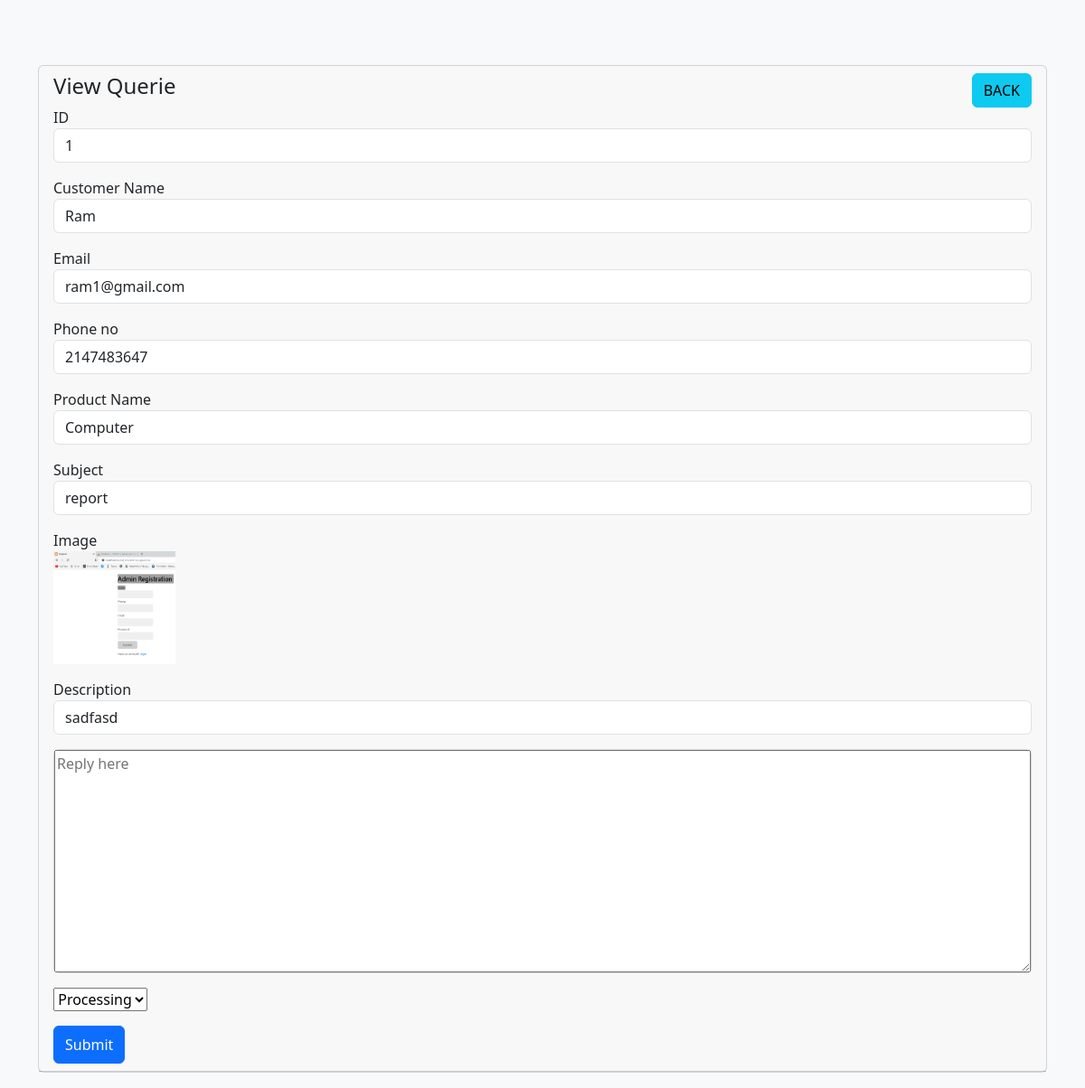
Screenshot of /queries/query_view.php?viewid=1 (signed in) with the database file from the repository.
### tables this page shows
CREATE TABLE `customer_queries` (
  `id` int(11) NOT NULL,
  `subject` varchar(255) NOT NULL,
  `product_id` int(11) NOT NULL,
  `customer_id` int(11) NOT NULL,
  `description` varchar(225) NOT NULL,
  `image` varchar(255) DEFAULT NULL
);

CREATE TABLE `customers` (
  `id` int(11) NOT NULL,
  `name` varchar(200) NOT NULL,
  `description` text DEFAULT NULL,
  `email` varchar(200) NOT NULL,
  `phone` int(11) NOT NULL,
  `created_at` timestamp NOT NULL DEFAULT current_timestamp() ON UPDATE current_timestamp()
);

CREATE TABLE `products` (
  `id` int(11) NOT NULL,
  `product_name` varchar(255) NOT NULL,
  `description` text DEFAULT NULL,
  `created_at` timestamp NOT NULL DEFAULT current_timestamp() ON UPDATE current_timestamp()
);

### queries/query_view.php (the view, shortened to what this page needs)
<!DOCTYPE html>
<html lang="en">
<head>
  <link href="https://cdn.jsdelivr.net/npm/bootstrap@5.3.0/dist/css/bootstrap.min.css" rel="stylesheet">
</head>
<body class="d-flex align-items-center py-4 bg-body-tertiary">
<div class="container mt-5">
            <div class="row">
                 <div class="col-md-12">
                 <div class="card">
                    <div class="card-header">
                        <h4>View Querie
                        <a href="qdis.php" class="btn btn-info float-end">BACK</a>
                        </h4>
<?php
        include '../include/connect.php';
        if(isset($_GET['viewid'])){
        $sql="SELECT
    customer_queries.id,
    customer_queries.subject,
    products.product_name as product_name,
    products.id as product_id,
    customers.name as customer_name,
    customers.id as customer_id,
    customers.email as customer_email,
    customers.phone as customer_phone,
    customer_queries.image,
    customer_queries.description
    FROM ((customer_queries
    INNER JOIN products ON customer_queries.product_id = products.id)
    INNER JOIN customers ON customer_queries.customer_id = customers.id)";
        $result=mysqli_query($con,$sql);
        if(mysqli_num_rows($result)>0){
        $row=mysqli_fetch_assoc($result);
        ?>
             <div class="mb-3">
                <label>ID</label>
                <p class="form-control">
                <?php echo $row['id'];?>
                </p>
            </div>
            <div class="mb-3">
                <label>Customer Name</label>
                <p class="form-control">
                <?php echo $row['customer_name'];?>
                </p>
            </div>
            <div class="mb-3">
                <label>Email</label>
                <p class="form-control">
                <?php echo $row['customer_email'];?>
                </p>
            </div>
            <div class="mb-3">
                <label>Phone no</label>
                <p class="form-control">
                <?php echo $row['customer_phone'];?>
                </p>
            </div>
            <div class="mb-3">
            <label>Product Name</label>
                <p class="form-control">
                <?php echo $row['product_name'];?>
                </p>
        </div>
                <div class="mb-3">
                <label>Subject</label>
                <p class="form-control">
                <?php echo $row['subject'];?>
                </p>
            </div>
                <div class="mb-3">
                <label>Image</label>
                <p class="">
                <img src="<?php echo "../".$row['image']; ?>" width="135" height="125">
                </p>
                </div>
            <div class="mb-3">
                <label>Description</label>
                <p class="form-control">
                <?php echo $row['description'];?>
                </p>
            </div>
            <div class="card mb-3">
                <textarea name="reply" id="" cols="30" rows="10" placeholder="Reply here" ></textarea>
            </div>
            <div class="mb-3">
                <select name="status" id="">
                    <option value="" class="btn btn-info float-end">Processing</option>
                </select>
            </div>
    <a href="../email.php"><button class="btn btn-primary w-20 py-2" type="submit" name="Submit">Submit</button></a>
           <?php
        }
        }
        ?>
        </div>
    </div>
     </div>
</div>
</body>
</html>

### rows the page displays
customer_queries: id "1", subject "report", image (picture), description "sadfasd"
customers: name "Ram", email "ram1@gmail.com", phone "2147483647"
products: product_name "Computer"
